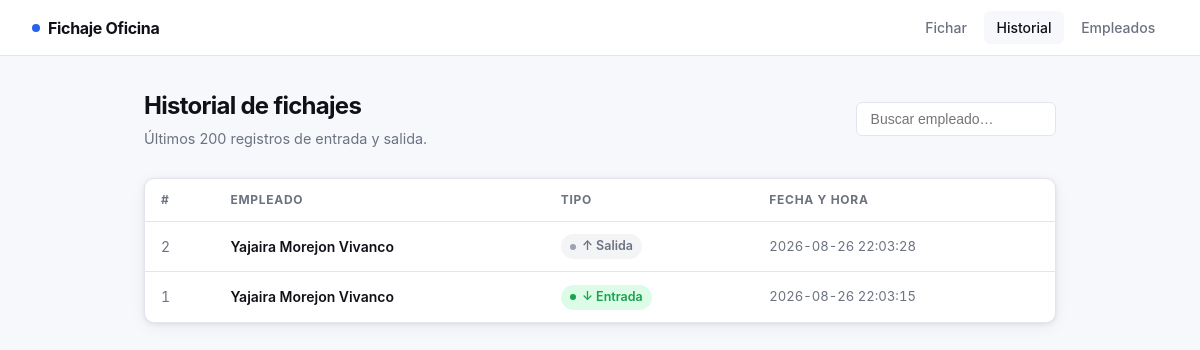
The page /historial on the database its author committed.
### tables this page shows
CREATE TABLE fichajes (
            id          INTEGER PRIMARY KEY AUTOINCREMENT,
            empleado_id INTEGER NOT NULL,
            tipo        TEXT NOT NULL CHECK(tipo IN ('entrada','salida')),
            timestamp   TEXT DEFAULT (datetime('now','localtime')),
            FOREIGN KEY (empleado_id) REFERENCES empleados(id)
        );

CREATE TABLE empleados (
            id        INTEGER PRIMARY KEY AUTOINCREMENT,
            nombre    TEXT NOT NULL,
            apellidos TEXT NOT NULL,
            email     TEXT UNIQUE NOT NULL,
            pin       TEXT NOT NULL,
            activo    INTEGER DEFAULT 1,
            creado_en TEXT DEFAULT (datetime('now','localtime'))
        );

### app.py (the view)
@app.route("/historial")
def historial():
    conn = get_db()
    rows = conn.execute("""
        SELECT f.id, e.nombre, e.apellidos, f.tipo, f.timestamp
        FROM fichajes f
        JOIN empleados e ON e.id = f.empleado_id
        ORDER BY f.id DESC
        LIMIT 200
    """).fetchall()
    conn.close()
    return render_template("historial.html", fichajes=rows)

### app.py (called while the page is built)
def get_db():
    conn = sqlite3.connect(DB_PATH)
    conn.row_factory = sqlite3.Row
    return conn

### templates/historial.html (shortened to what this page needs)
{% extends "base.html" %}
{% block content %}
<div class="page-header" style="display:flex;align-items:center;justify-content:space-between;">
  <div>
    <h1>Historial de fichajes</h1>
    <p>Últimos 200 registros de entrada y salida.</p>
  </div>
  <input
    type="search"
    id="buscador"
    placeholder="Buscar empleado…"
    style="padding:.5rem .85rem;border:1px solid var(--border);border-radius:6px;font-size:.875rem;width:200px;outline:none;"
    oninput="filtrar()"
  >
</div>
<div class="card" style="overflow:hidden;">
  <table id="tabla">
    <thead>
      <tr>
        <th>#</th>
        <th>Empleado</th>
        <th>Tipo</th>
        <th>Fecha y hora</th>
      </tr>
    </thead>
    <tbody>
      {% for f in fichajes %}
      <tr>
        <td style="color:var(--muted);font-variant-numeric:tabular-nums;">{{ f.id }}</td>
        <td style="font-weight:600;">{{ f.nombre }} {{ f.apellidos }}</td>
        <td>
          {% if f.tipo == 'entrada' %}
            <span class="badge badge-dentro">↓ Entrada</span>
          {% else %}
            <span class="badge badge-fuera">↑ Salida</span>
          {% endif %}
        </td>
        <td style="color:var(--muted);font-variant-numeric:tabular-nums;font-size:.82rem;">
          {{ f.timestamp }}
        </td>
      </tr>
      {% else %}
      <tr><td colspan="4" style="text-align:center;padding:2rem;color:var(--muted);">Sin registros aún.</td></tr>
      {% endfor %}
    </tbody>
  </table>
</div>
{% endblock %}

### templates/base.html (style rules this page uses)
:root { --ink: #0f1117; --surface: #f7f8fc; --card: #ffffff; --border: #e2e5ef; --accent: #2563eb; --accent-h: #1d4ed8; --green: #16a34a; --green-bg: #dcfce7; --red: #dc2626; --red-bg: #fee2e2; --muted: #6b7280; --radius: 10px; --shadow: 0 1px 4px rgba(0,0,0,.08), 0 4px 16px rgba(0,0,0,.06); }
*, *::before, *::after { box-sizing: border-box; margin: 0; padding: 0; }
body { font-family: 'Inter', system-ui, -apple-system, sans-serif; background: var(--surface); color: var(--ink); min-height: 100vh; line-height: 1.5; }
.page-header { margin-bottom: 1.75rem; }
.page-header h1 { font-size: 1.5rem; font-weight: 700; letter-spacing: -.03em; }
.page-header p { color: var(--muted); font-size: .9rem; margin-top: .25rem; }
.card { background: var(--card); border: 1px solid var(--border); border-radius: var(--radius); box-shadow: var(--shadow); }
.badge { display: inline-flex; align-items: center; gap: .35rem; padding: .2rem .6rem; border-radius: 99px; font-size: .78rem; font-weight: 600; }
.badge::before { content: ''; width: 6px; height: 6px; border-radius: 50%; }
.badge-dentro { background: var(--green-bg); color: var(--green); }
.badge-dentro::before { background: var(--green); }
.badge-fuera { background: #f3f4f6; color: var(--muted); }
.badge-fuera::before { background: #9ca3af; }
table { width: 100%; border-collapse: collapse; }
th { text-align: left; font-size: .75rem; font-weight: 700; text-transform: uppercase; letter-spacing: .06em; color: var(--muted); padding: .75rem 1rem; border-bottom: 1px solid var(--border); }
td { padding: .75rem 1rem; font-size: .875rem; border-bottom: 1px solid var(--border); vertical-align: middle; }
tr:last-child td { border-bottom: none; }

### rows shown on the page
fichajes: id "2", nombre "Yajaira", apellidos "Morejon Vivanco", tipo "↑ Salida", timestamp "2026-08-26 22:03:28"
fichajes: id "1", nombre "Yajaira", apellidos "Morejon Vivanco", tipo "↓ Entrada", timestamp "2026-08-26 22:03:15"
